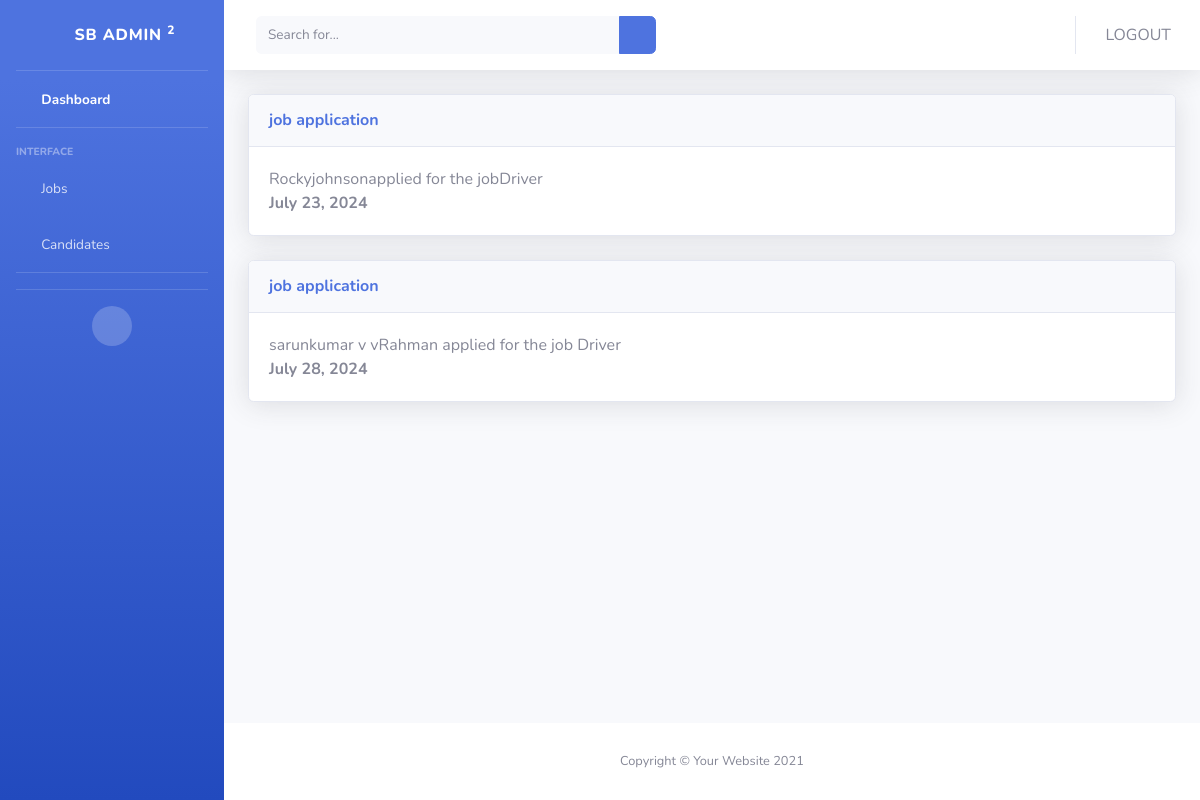
Page /notifications-page on the committed database.
### app1/models.py (models this page shows)
class Notifications(models.Model):
      msg = models.CharField(max_length=255)
      description = models.CharField(max_length=255)
      date = models.DateField(auto_now=True)
      read = models.BooleanField(default=False)

### app1/views.py (the view)
# urls.py: path('notifications-page',views.notifications_page,name='notifications-page'),
def notifications_page(request):
      notifications = Notifications.objects.all()
      context = {'notifications':notifications}
      return render(request,'admin/notifications.html',context)

### templates/admin/notifications.html
{% extends 'admin/base.html' %}
{% block main %}
      {% for notification in notifications %}
                              <div class="card shadow mb-4">
                                    <a href="#collapseCardExample" class="d-block card-header py-3" data-toggle="collapse"
                                    role="button" aria-expanded="true" aria-controls="collapseCardExample">
                                    <h6 class="m-0 font-weight-bold text-primary">{{notification.msg}}</h6>
                                    </a>
                                    <div class="collapse show" id="collapseCardExample">
                                    <div class="card-body">
                                          {{notification.description}}
                                          <br>
                                          <span style="font-weight:bold;">{{notification.date}}</span>
                                    </div>
                                    </div>
                              </div>
      {% endfor %}
{% endblock %}

### rows in the picture
Notifications: msg "job application", description "Rockyjohnsonapplied for the jobDriver", date "July 23, 2024"
Notifications: msg "job application", description "sarunkumar v vRahman applied for the job Driver", date "July 28, 2024"
